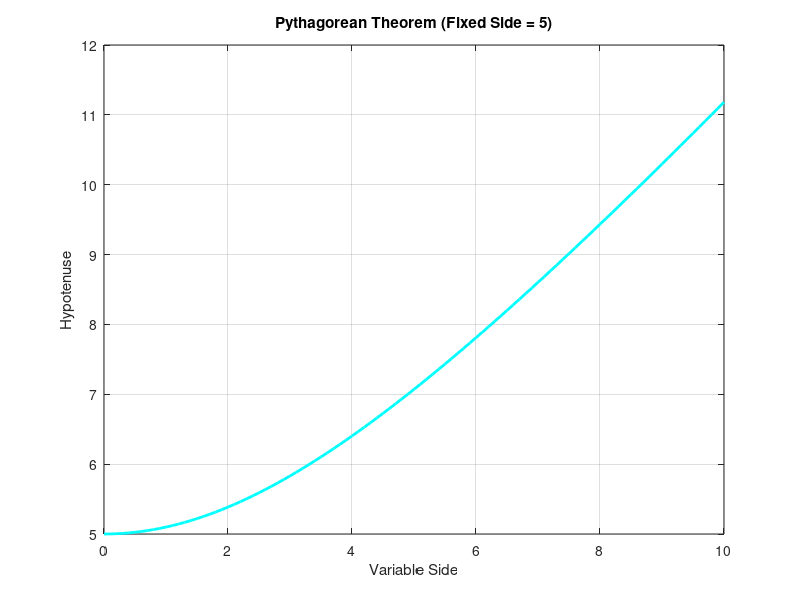

Here is the MATLAB script that generated this plot: (Note: this script raises an error after producing the figure.)
% Pythagorean Theorem Plot with CSV Output
% This file calculates the hypotenuse of a right triangle for a range of
% variable side lengths (Pythagorean Theorem), plots the results on a line chart, and exports the data to a CSV file.

% Define the range for variable side and fixed side
% variableSide: A vector of values representing the variable side of the triangle.
% fixedSide: A scalar representing the fixed side of the triangle.
variableSide = 0:0.1:10;
fixedSide = 5;

% Calculate the hypotenuse for each value of the variable side
% Hypotenuse: A vector containing the hypotenuse values for each variable side.
Hypotenuse = sqrt(variableSide.^2 + fixedSide^2);

% Plot the hypotenuse
% The plot displays the relationship between the variable side and the hypotenuse,
% with the fixed side length indicated in the title.
figure;
plot(variableSide, Hypotenuse, 'c-', 'LineWidth', 2);
xlabel('Variable Side');  % Label for the x-axis
ylabel('Hypotenuse');     % Label for the y-axis
title(['Pythagorean Theorem (Fixed Side = ' num2str(fixedSide) ')']); % Plot title
grid on;                  % Enable grid for better visualization

% Export the data to a CSV file
% data: A table containing the variable side and corresponding hypotenuse values.
% csvFileName: Name of the CSV file where the data is saved.
data = table(variableSide', Hypotenuse', 'VariableNames', {'VariableSide', 'Hypotenuse'});
csvFileName = 'MatlabPlotterData.csv';
writetable(data, csvFileName);

disp(['Data has been saved to ', csvFileName]);
